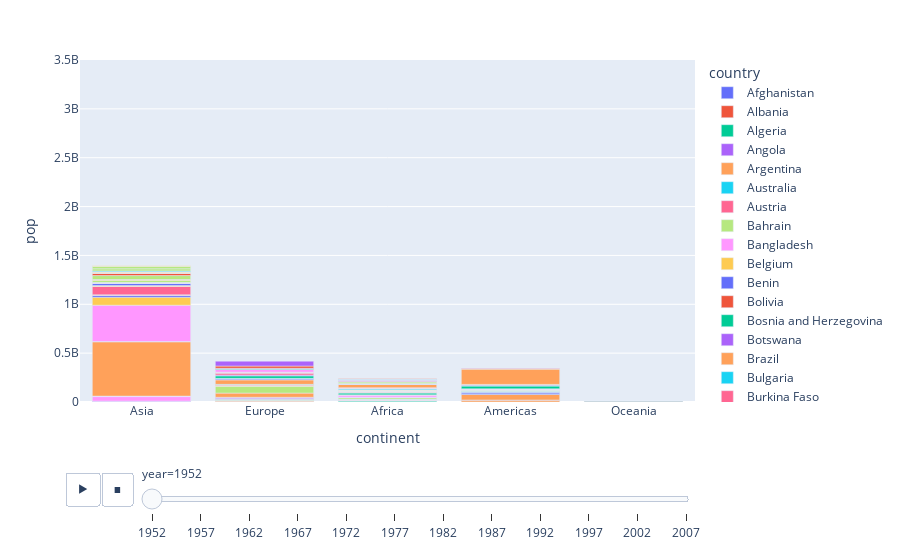

Notebook code cell kept with this figure:
### Code cell
population_per_country = country_stats.groupby(["year", "continent"])["pop"].sum().reset_index()
population_per_country
fig = px.bar(country_stats, x="continent", y="pop", color="country", animation_frame="year", range_y=[0, 3_500_000_000])
fig
